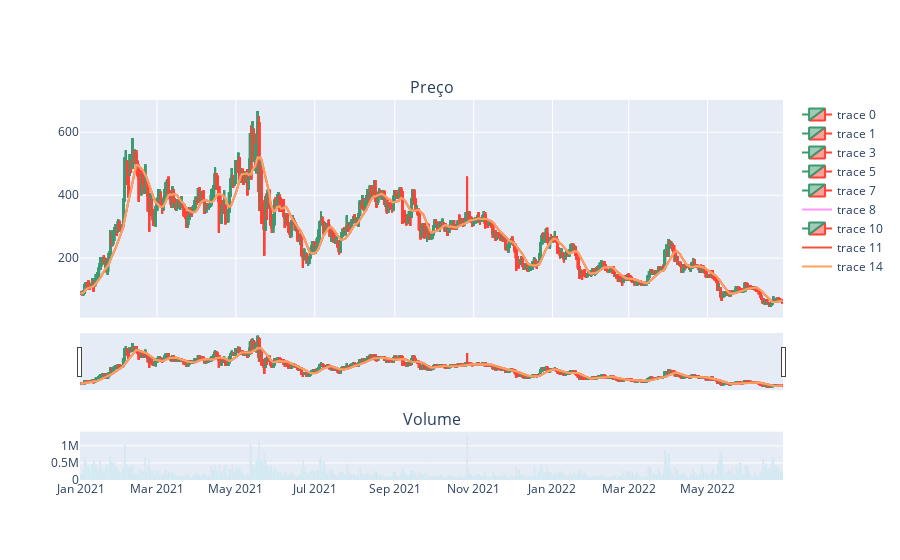

Notebook source saved alongside this figure:
### Code cell
fig.add_trace(go.Candlestick(
        x=df['Data'],
        open=df['Open'],
        high=df['High'],
        low=df['Low'],
        close=df['Close'],
     showlegend=False
    ), row=1, col=1)


fig.add_trace(go.Scatter(x=df['Data'], y=df['SMA10'], mode='lines'), row=1, col=1)
                     
fig.add_trace(go.Bar(x=df['Data'],
                         y=df['Volume'],
                         showlegend=False)
                         
                  , row=2, col=1)

### Figure 1 — Plotly figure (JSON) as saved in the notebook; plotly's stock layout.template omitted (floating-point values rounded to 4 significant figures; data arrays with more than 128 entries replaced by an {"elided": "..."} marker saying what was removed)
{"data": [{"close": {"elided": "544 float values"}, "high": {"elided": "544 float values"}, "low": {"elided": "544 float values"}, "open": {"elided": "544 float values"}, "type": "candlestick", "x": {"elided": "544 str values"}, "xaxis": "x", "yaxis": "y"}, {"close": {"elided": "544 float values"}, "high": {"elided": "544 float values"}, "low": {"elided": "544 float values"}, "open": {"elided": "544 float values"}, "type": "candlestick", "x": {"elided": "544 str values"}, "xaxis": "x", "yaxis": "y"}, {"showlegend": false, "type": "bar", "x": {"elided": "544 str values"}, "xaxis": "x2", "y": {"elided": "544 float values"}, "yaxis": "y2"}, {"close": {"elided": "544 float values"}, "high": {"elided": "544 float values"}, "low": {"elided": "544 float values"}, "open": {"elided": "544 float values"}, "type": "candlestick", "x": {"elided": "544 str values"}, "xaxis": "x", "yaxis": "y"}, {"showlegend": false, "type": "bar", "x": {"elided": "544 str values"}, "xaxis": "x2", "y": {"elided": "544 float values"}, "yaxis": "y2"}, {"close": {"elided": "544 float values"}, "high": {"elided": "544 float values"}, "low": {"elided": "544 float values"}, "open": {"elided": "544 float values"}, "type": "candlestick", "x": {"elided": "544 str values"}, "xaxis": "x", "yaxis": "y"}, {"showlegend": false, "type": "bar", "x": {"elided": "544 str values"}, "xaxis": "x2", "y": {"elided": "544 float values"}, "yaxis": "y2"}, {"close": {"elided": "544 float values"}, "high": {"elided": "544 float values"}, "low": {"elided": "544 float values"}, "open": {"elided": "544 float values"}, "type": "candlestick", "x": {"elided": "544 str values"}, "xaxis": "x", "yaxis": "y"}, {"mode": "lines", "type": "scatter", "x": {"elided": "544 str values"}, "xaxis": "x", "y": {"elided": "544 float values"}, "yaxis": "y"}, {"showlegend": false, "type": "bar", "x": {"elided": "544 str values"}, "xaxis": "x2", "y": {"elided": "544 float values"}, "yaxis": "y2"}, {"close": {"elided": "544 float values"}, "high": {"elided": "544 float values"}, "low": {"elided": "544 float values"}, "open": {"elided": "544 float values"}, "type": "candlestick", "x": {"elided": "544 str values"}, "xaxis": "x", "yaxis": "y"}, {"mode": "lines", "type": "scatter", "x": {"elided": "544 str values"}, "xaxis": "x", "y": {"elided": "544 float values"}, "yaxis": "y"}, {"showlegend": false, "type": "bar", "x": {"elided": "544 str values"}, "xaxis": "x2", "y": {"elided": "544 float values"}, "yaxis": "y2"}, {"close": {"elided": "544 float values"}, "high": {"elided": "544 float values"}, "low": {"elided": "544 float values"}, "open": {"elided": "544 float values"}, "showlegend": false, "type": "candlestick", "x": {"elided": "544 str values"}, "xaxis": "x", "yaxis": "y"}, {"mode": "lines", "type": "scatter", "x": {"elided": "544 str values"}, "xaxis": "x", "y": {"elided": "544 float values"}, "yaxis": "y"}, {"showlegend": false, "type": "bar", "x": {"elided": "544 str values"}, "xaxis": "x2", "y": {"elided": "544 float values"}, "yaxis": "y2"}], "layout": {"annotations": [{"font": {"size": 16}, "showarrow": false, "text": "Preço", "x": 0.5, "xanchor": "center", "xref": "paper", "y": 1.0, "yanchor": "bottom", "yref": "paper"}, {"font": {"size": 16}, "showarrow": false, "text": "Volume", "x": 0.5, "xanchor": "center", "xref": "paper", "y": 0.1273, "yanchor": "bottom", "yref": "paper"}], "xaxis": {"anchor": "y", "domain": [0, 1], "matches": "x2", "showticklabels": false}, "xaxis2": {"anchor": "y2", "domain": [0, 1]}, "yaxis": {"anchor": "x", "domain": [0.4273, 1.0]}, "yaxis2": {"anchor": "x2", "domain": [0, 0.1273]}}}
